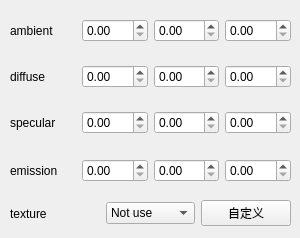
    <widget class="QWidget" name="tab_5">
     <attribute name="title">
      <string>材质纹理</string>
     </attribute>
     <widget class="QWidget" name="horizontalLayoutWidget">
      <property name="geometry">
       <rect>
        <x>10</x>
        <y>10</y>
        <width>281</width>
        <height>41</height>
       </rect>
      </property>
      <layout class="QHBoxLayout" name="horizontalLayout_8">
       <item>
        <widget class="QLabel" name="label_10">
         <property name="text">
          <string>ambient</string>
         </property>
        </widget>
       </item>
       <item>
        <widget class="QDoubleSpinBox" name="ambient1">
         <property name="maximum">
          <double>1.000000000000000</double>
         </property>
         <property name="singleStep">
          <double>0.010000000000000</double>
         </property>
        </widget>
       </item>
       <item>
        <widget class="QDoubleSpinBox" name="ambient2">
         <property name="maximum">
          <double>1.000000000000000</double>
         </property>
         <property name="singleStep">
          <double>0.010000000000000</double>
         </property>
        </widget>
       </item>
       <item>
        <widget class="QDoubleSpinBox" name="ambient3">
         <property name="maximum">
          <double>1.000000000000000</double>
         </property>
         <property name="singleStep">
          <double>0.010000000000000</double>
         </property>
        </widget>
       </item>
      </layout>
     </widget>
     <widget class="QWidget" name="horizontalLayoutWidget_2">
      <property name="geometry">
       <rect>
        <x>10</x>
        <y>56</y>
        <width>281</width>
        <height>41</height>
       </rect>
      </property>
      <layout class="QHBoxLayout" name="horizontalLayout_9">
       <item>
        <widget class="QLabel" name="label_11">
         <property name="text">
          <string>diffuse</string>
         </property>
        </widget>
       </item>
       <item>
        <widget class="QDoubleSpinBox" name="diffuse1">
         <property name="maximum">
          <double>1.000000000000000</double>
         </property>
         <property name="singleStep">
          <double>0.010000000000000</double>
         </property>
        </widget>
       </item>
       <item>
        <widget class="QDoubleSpinBox" name="diffuse2">
         <property name="maximum">
          <double>1.000000000000000</double>
         </property>
         <property name="singleStep">
          <double>0.010000000000000</double>
         </property>
        </widget>
       </item>
       <item>
        <widget class="QDoubleSpinBox" name="diffuse3">
         <property name="maximum">
          <double>1.000000000000000</double>
         </property>
         <property name="singleStep">
          <double>0.010000000000000</double>
         </property>
        </widget>
       </item>
      </layout>
     </widget>
     <widget class="QWidget" name="horizontalLayoutWidget_3">
      <property name="geometry">
       <rect>
        <x>10</x>
        <y>102</y>
        <width>281</width>
        <height>41</height>
       </rect>
      </property>
      <layout class="QHBoxLayout" name="horizontalLayout_10">
       <item>
        <widget class="QLabel" name="label_12">
         <property name="text">
          <string>specular</string>
         </property>
        </widget>
       </item>
       <item>
        <widget class="QDoubleSpinBox" name="specular1">
         <property name="maximum">
          <double>1.000000000000000</double>
         </property>
         <property name="singleStep">
          <double>0.010000000000000</double>
         </property>
        </widget>
       </item>
       <item>
        <widget class="QDoubleSpinBox" name="specular2">
         <property name="maximum">
          <double>1.000000000000000</double>
         </property>
         <property name="singleStep">
          <double>0.010000000000000</double>
         </property>
        </widget>
       </item>
       <item>
        <widget class="QDoubleSpinBox" name="specular3">
         <property name="maximum">
          <double>1.000000000000000</double>
         </property>
         <property name="singleStep">
          <double>0.010000000000000</double>
         </property>
        </widget>
       </item>
      </layout>
     </widget>
     <widget class="QWidget" name="horizontalLayoutWidget_7">
      <property name="geometry">
       <rect>
        <x>10</x>
        <y>150</y>
        <width>281</width>
        <height>41</height>
       </rect>
      </property>
      <layout class="QHBoxLayout" name="horizontalLayout_19">
       <item>
        <widget class="QLabel" name="label_13">
         <property name="text">
          <string>emission</string>
         </property>
        </widget>
       </item>
       <item>
        <widget class="QDoubleSpinBox" name="emission1">
         <property name="maximum">
          <double>1.000000000000000</double>
         </property>
         <property name="singleStep">
          <double>0.010000000000000</double>
         </property>
        </widget>
       </item>
       <item>
        <widget class="QDoubleSpinBox" name="emission2">
         <property name="maximum">
          <double>1.000000000000000</double>
         </property>
         <property name="singleStep">
          <double>0.010000000000000</double>
         </property>
        </widget>
       </item>
       <item>
        <widget class="QDoubleSpinBox" name="emission3">
         <property name="maximum">
          <double>1.000000000000000</double>
         </property>
         <property name="singleStep">
          <double>0.010000000000000</double>
         </property>
        </widget>
       </item>
      </layout>
     </widget>
     <widget class="QWidget" name="horizontalLayoutWidget_4">
      <property name="geometry">
       <rect>
        <x>10</x>
        <y>198</y>
        <width>281</width>
        <height>31</height>
       </rect>
      </property>
      <layout class="QHBoxLayout" name="horizontalLayout_6">
       <item>
        <widget class="QLabel" name="label_14">
         <property name="text">
          <string>texture</string>
         </property>
        </widget>
       </item>
       <item>
        <widget class="QComboBox" name="comboBox">
         <item>
          <property name="text">
           <string>Not use</string>
          </property>
         </item>
         <item>
          <property name="text">
           <string>Dirt</string>
          </property>
          <property name="icon">
           <iconset resource="Textures.qrc">
            <normaloff>:/Texture/Dirt.bmp</normaloff>:/Texture/Dirt.bmp</iconset>
          </property>
         </item>
         <item>
          <property name="text">
           <string>Marble</string>
          </property>
          <property name="icon">
           <iconset resource="Textures.qrc">
            <normaloff>:/Texture/Marble.bmp</normaloff>:/Texture/Marble.bmp</iconset>
          </property>
         </item>
         <item>
          <property name="text">
           <string>Stone</string>
          </property>
          <property name="icon">
           <iconset resource="Textures.qrc">
            <normaloff>:/Texture/Stone.bmp</normaloff>:/Texture/Stone.bmp</iconset>
          </property>
         </item>
         <item>
          <property name="text">
           <string>WallPaper</string>
          </property>
          <property name="icon">
           <iconset resource="Textures.qrc">
            <normaloff>:/Texture/WallPaper.bmp</normaloff>:/Texture/WallPaper.bmp</iconset>
          </property>
         </item>
         <item>
          <property name="text">
           <string>Wood</string>
          </property>
          <property name="icon">
           <iconset resource="Textures.qrc">
            <normaloff>:/Texture/Wood.bmp</normaloff>:/Texture/Wood.bmp</iconset>
          </property>
         </item>
        </widget>
       </item>
       <item>
        <widget class="QPushButton" name="pushButton_2">
         <property name="text">
          <string>自定义</string>
         </property>
        </widget>
       </item>
      </layout>
     </widget>
    </widget>
